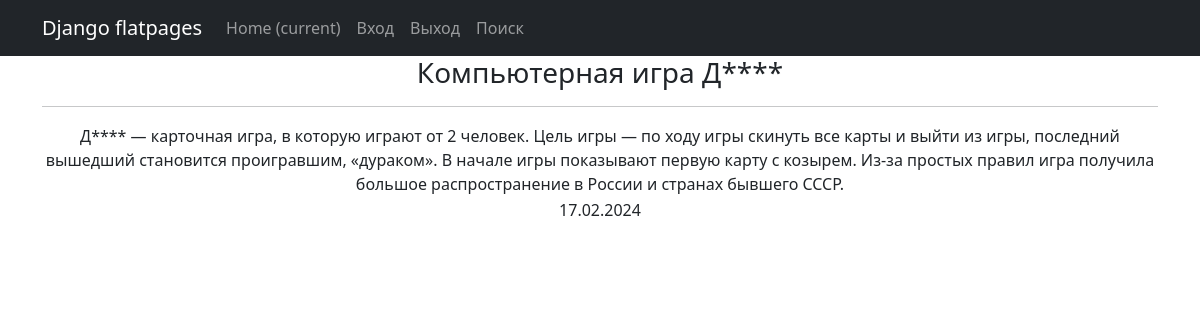
/2, run on the app's committed database.
### news/models.py (models this page shows, shortened)
class Post(models.Model):  # Посты с связями один ко многим с авторами и многие с многим с жанрами
    art = 'AT'
    news = 'NS'
    POSITION = [
        (art, 'Статья'),
        (news, 'Новость'),
    ]
    author = models.ForeignKey(Author, on_delete=models.CASCADE, related_name='posts')
    post_type = models.CharField(max_length=2, choices=POSITION, default=art)
    post_time = models.DateTimeField(auto_now_add=True)
    category = models.ManyToManyField(Category, through='PostCategory')
    title = models.CharField(max_length=255, default='Загаловок')
    text = models.TextField(default='Текст')
    rating = models.IntegerField(default=0)

### news/views.py (the view)
# urls.py: path('<int:pk>', PostDetail.as_view()),
class PostDetail(DetailView):
    template_name = 'post.html'
    queryset = Post.objects.all()
    def get_object(self, *args, **kwargs):  # переопределяем метод получения объекта
        obj = cache.get(f'news-{self.kwargs["pk"]}', None)  # кэш очень похож на словарь, и метод get действует так же.
        if not obj:
            obj = super().get_object(queryset=self.queryset)
            cache.set(f'news-{self.kwargs["pk"]}', obj)
        return obj

### news/templatetags/custom_filters.py (called while the page is built)
@register.filter()
def censor(text):
    text_list = text.split()
    censored_text_list = []
    bad_words = ['дурак', 'редиска']
    for word in text_list:
        clean_word = ''.join(c for c in word if c not in string.punctuation)
        if clean_word.lower() in bad_words:
            censored_word = clean_word[0] + (len(clean_word) - 1) * '*'
            censored_text_list.append(word.replace(clean_word, censored_word))
        else:
            censored_text_list.append(word)
    return ' '.join(censored_text_list)

### templates/post.html (shortened to what this page needs)
{% extends 'flatpages/default.html' %}
{% load custom_filters %}
{% block content %}
<h3>{{ post.title|censor }}</h3>
<hr>
   {% if post %}
       <table>
           <tr>
               <td>{{ post.text|censor}}</td>
           </tr>
           <tr>
               <td>{{ post.post_time|date:'d.m.Y' }}</td>
           </tr>
       </table>
   {% else %}
       <h2>Такого поста не существует!</h2>
   {% endif %}
{% endblock content %}

### data on the page
Post: title|censor "Компьютерная игра Д****", text|censor "Д**** — карточная игра, в которую играют от 2 человек. Цель игры — по ходу игры скинуть все карты и выйти из игры, последний вышедший становится проигравшим, «дураком». В начале игры показывают первую карту с козырем. Из-за простых правил игра получила большое распространение в России и странах бывшего СССР.", post_time "17.02.2024"
